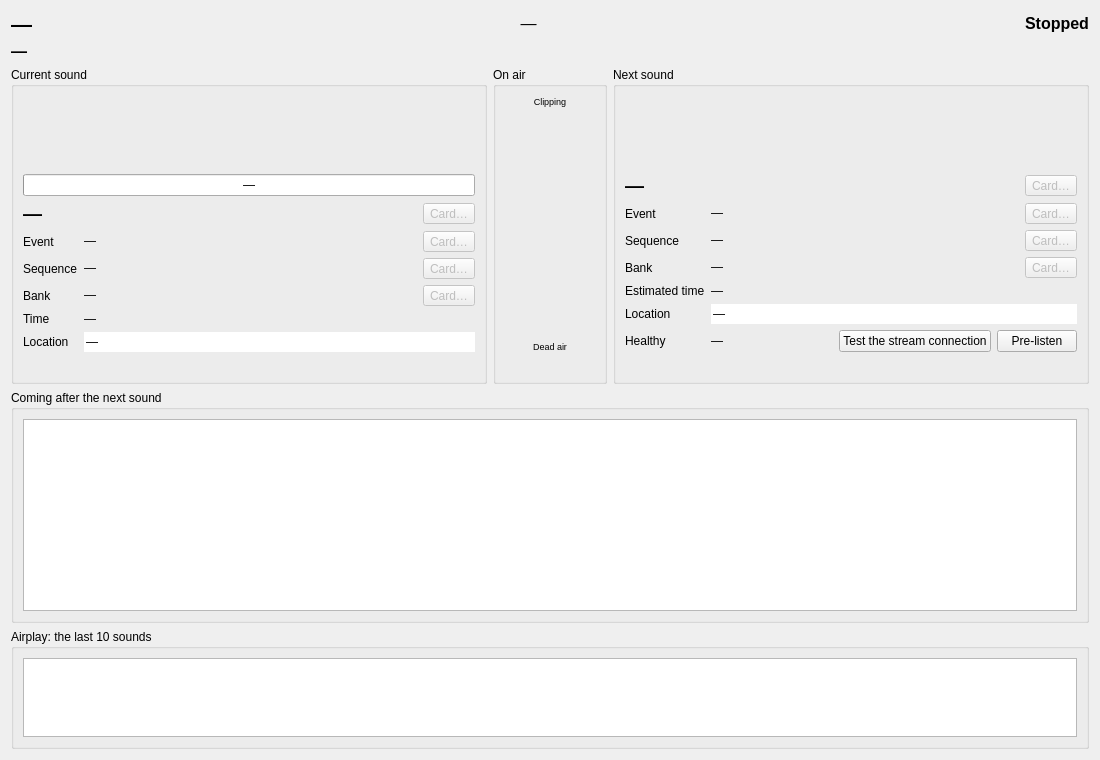
<?xml version="1.0" encoding="UTF-8"?>
<ui version="4.0">
 <class>DefaultScreen</class>
 <widget class="QWidget" name="DefaultScreen">
  <property name="geometry">
   <rect>
    <x>0</x>
    <y>0</y>
    <width>1100</width>
    <height>760</height>
   </rect>
  </property>
  <property name="windowTitle">
   <string notr="true">MachinCast</string>
  </property>
  <layout class="QVBoxLayout" name="arrangement">
   <item>
    <layout class="QHBoxLayout" name="banner" stretch="0,1,0">
     <item>
      <widget class="QLabel" name="hour">
       <property name="font">
        <font>
         <pointsize>16</pointsize><bold>true</bold>
        </font>
       </property>
       <property name="text">
        <string notr="true">—</string>
       </property>
       <property name="textInteractionFlags">
        <set>Qt::TextInteractionFlag::TextSelectableByMouse</set>
       </property>
      </widget>
     </item>
     <item>
      <widget class="QLabel" name="public_text">
       <property name="toolTip">
        <string>What the public outputs show of the current sound</string>
       </property>
       <property name="font">
        <font>
         <pointsize>12</pointsize>
         <italic>true</italic>
        </font>
       </property>
       <property name="text">
        <string notr="true">—</string>
       </property>
       <property name="alignment">
        <set>Qt::AlignmentFlag::AlignCenter</set>
       </property>
       <property name="wordWrap">
        <bool>true</bool>
       </property>
       <property name="textInteractionFlags">
        <set>Qt::TextInteractionFlag::TextSelectableByMouse</set>
       </property>
      </widget>
     </item>
     <item>
      <widget class="QLabel" name="playback_state">
       <property name="toolTip">
        <string>State of Machin player</string>
       </property>
       <property name="font">
        <font>
         <pointsize>12</pointsize><bold>true</bold>
        </font>
       </property>
       <property name="text">
        <string>Stopped</string>
       </property>
       <property name="textInteractionFlags">
        <set>Qt::TextInteractionFlag::TextSelectableByMouse</set>
       </property>
      </widget>
     </item>
    </layout>
   </item>
   <item>
    <layout class="QHBoxLayout" name="on_air_event_line" stretch="1">
     <item>
      <widget class="QLabel" name="on_air_event">
       <property name="toolTip">
        <string>Event on air</string>
       </property>
       <property name="font">
        <font>
         <pointsize>12</pointsize><bold>true</bold>
        </font>
       </property>
       <property name="text">
        <string notr="true">—</string>
       </property>
       <property name="textInteractionFlags">
        <set>Qt::TextInteractionFlag::TextSelectableByMouse</set>
       </property>
       <property name="wordWrap">
        <bool>true</bool>
       </property>
      </widget>
     </item>
    </layout>
   </item>
   <item>
    <layout class="QHBoxLayout" name="sounds" stretch="1,0,1">
     <item>
      <widget class="QGroupBox" name="ongoing_frame">
       <property name="title">
        <string>Current sound</string>
       </property>
       <layout class="QVBoxLayout" name="ongoing_layout">
        <item>
         <widget class="QWidget" name="ongoing_timeline_place" native="true">
          <property name="toolTip">
           <string>Waveform, silences and fades of the current sound, as the broadcast plays it</string>
          </property>
          <property name="minimumSize">
           <size>
            <width>0</width>
            <height>72</height>
           </size>
          </property>
         </widget>
        </item>
        <item>
         <widget class="QProgressBar" name="ongoing_progress">
          <property name="maximum">
           <number>100</number>
          </property>
          <property name="value">
           <number>0</number>
          </property>
          <property name="format">
           <string notr="true">—</string>
          </property>
         </widget>
        </item>
        <item>
         <layout class="QHBoxLayout" name="ongoing_title_line" stretch="1,0">
          <item>
           <widget class="QLabel" name="ongoing_title">
       <property name="font">
        <font>
         <pointsize>14</pointsize><bold>true</bold>
        </font>
       </property>
       <property name="text">
        <string notr="true">—</string>
       </property>
       <property name="textInteractionFlags">
        <set>Qt::TextInteractionFlag::TextSelectableByMouse</set>
       </property>
       <property name="wordWrap">
        <bool>true</bool>
       </property>
      </widget>
          </item>
          <item>
           <widget class="QToolButton" name="open_ongoing_sound">
          <property name="toolTip">
           <string>Open the card of the sound</string>
          </property>
          <property name="text">
           <string>Card…</string>
          </property>
          <property name="enabled">
           <bool>false</bool>
          </property>
         </widget>
          </item>
         </layout>
        </item>
        <item>
         <layout class="QFormLayout" name="ongoing_form">
          <item row="0" column="0">
           <widget class="QLabel" name="ongoing_event_heading">
            <property name="text">
             <string>Event</string>
            </property>
           </widget>
          </item>
          <item row="0" column="1">
           <layout class="QHBoxLayout" name="ongoing_event_line" stretch="1,0">
            <item>
             <widget class="QLabel" name="ongoing_event">
       <property name="text">
        <string notr="true">—</string>
       </property>
       <property name="textInteractionFlags">
        <set>Qt::TextInteractionFlag::TextSelectableByMouse</set>
       </property>
       <property name="wordWrap">
        <bool>true</bool>
       </property>
      </widget>
            </item>
            <item>
             <widget class="QToolButton" name="open_ongoing_event">
          <property name="toolTip">
           <string>Open the card of the event</string>
          </property>
          <property name="text">
           <string>Card…</string>
          </property>
          <property name="enabled">
           <bool>false</bool>
          </property>
         </widget>
            </item>
           </layout>
          </item>
          <item row="1" column="0">
           <widget class="QLabel" name="ongoing_sequence_heading">
            <property name="text">
             <string>Sequence</string>
            </property>
           </widget>
          </item>
          <item row="1" column="1">
           <layout class="QHBoxLayout" name="ongoing_sequence_line" stretch="1,0">
            <item>
           <widget class="QLabel" name="ongoing_sequence">
       <property name="text">
        <string notr="true">—</string>
       </property>
       <property name="textInteractionFlags">
        <set>Qt::TextInteractionFlag::TextSelectableByMouse</set>
       </property>
       <property name="wordWrap">
        <bool>true</bool>
       </property>
      </widget>
            </item>
            <item>
             <widget class="QToolButton" name="open_ongoing_sequence">
          <property name="toolTip">
           <string>Open the card of the sequence</string>
          </property>
          <property name="text">
           <string>Card…</string>
          </property>
          <property name="enabled">
           <bool>false</bool>
          </property>
         </widget>
            </item>
           </layout>
          </item>
          <item row="2" column="0">
           <widget class="QLabel" name="ongoing_bank_heading">
            <property name="text">
             <string>Bank</string>
            </property>
           </widget>
          </item>
          <item row="2" column="1">
           <layout class="QHBoxLayout" name="ongoing_bank_line" stretch="1,0">
            <item>
           <widget class="QLabel" name="ongoing_bank">
       <property name="text">
        <string notr="true">—</string>
       </property>
       <property name="textInteractionFlags">
        <set>Qt::TextInteractionFlag::TextSelectableByMouse</set>
       </property>
       <property name="wordWrap">
        <bool>true</bool>
       </property>
      </widget>
            </item>
            <item>
             <widget class="QToolButton" name="open_ongoing_bank">
          <property name="toolTip">
           <string>Open the card of the bank</string>
          </property>
          <property name="text">
           <string>Card…</string>
          </property>
          <property name="enabled">
           <bool>false</bool>
          </property>
         </widget>
            </item>
           </layout>
          </item>
          <item row="3" column="0">
           <widget class="QLabel" name="ongoing_schedule_heading">
            <property name="text">
             <string>Time</string>
            </property>
           </widget>
          </item>
          <item row="3" column="1">
           <widget class="QLabel" name="ongoing_schedule">
       <property name="text">
        <string notr="true">—</string>
       </property>
       <property name="textInteractionFlags">
        <set>Qt::TextInteractionFlag::TextSelectableByMouse</set>
       </property>
       <property name="wordWrap">
        <bool>true</bool>
       </property>
      </widget>
          </item>
          <item row="4" column="0">
           <widget class="QLabel" name="ongoing_location_heading">
            <property name="text">
             <string>Location</string>
            </property>
           </widget>
          </item>
          <item row="4" column="1">
           <widget class="QLineEdit" name="ongoing_location">
            <property name="text">
             <string notr="true">—</string>
            </property>
            <property name="frame">
             <bool>false</bool>
            </property>
            <property name="readOnly">
             <bool>true</bool>
            </property>
           </widget>
          </item>
         </layout>
        </item>
        <item>
         <spacer name="pack_ongoing">
          <property name="orientation">
           <enum>Qt::Orientation::Vertical</enum>
          </property>
          <property name="sizeHint" stdset="0">
           <size>
            <width>0</width>
            <height>0</height>
           </size>
          </property>
         </spacer>
        </item>
       </layout>
      </widget>
     </item>
     <item>
      <widget class="QGroupBox" name="on_air_column">
       <property name="maximumSize">
        <size>
         <width>140</width>
         <height>16777215</height>
        </size>
       </property>
       <property name="title">
        <string>On air</string>
       </property>
       <layout class="QVBoxLayout" name="on_air_layout" stretch="0,1,0,0">
        <item>
         <widget class="QLabel" name="clipping_light">
          <property name="font">
           <font>
            <pointsize>7</pointsize>
           </font>
          </property>
          <property name="toolTip">
           <string>A peak at -1 dBFS or more, in the last 3 seconds</string>
          </property>
          <property name="text">
           <string>Clipping</string>
          </property>
          <property name="alignment">
           <set>Qt::AlignmentFlag::AlignCenter</set>
          </property>
         </widget>
        </item>
        <item>
         <widget class="QWidget" name="vu_meter_place" native="true">
          <property name="sizePolicy">
           <sizepolicy hsizetype="Preferred" vsizetype="Expanding">
            <horstretch>0</horstretch>
            <verstretch>1</verstretch>
           </sizepolicy>
          </property>
          <property name="minimumSize">
           <size>
            <width>90</width>
            <height>160</height>
           </size>
          </property>
         </widget>
        </item>
        <item>
         <widget class="QLabel" name="dead_air_light">
          <property name="font">
           <font>
            <pointsize>7</pointsize>
           </font>
          </property>
          <property name="toolTip">
           <string>More than 5 seconds below -50 dBFS</string>
          </property>
          <property name="text">
           <string>Dead air</string>
          </property>
          <property name="alignment">
           <set>Qt::AlignmentFlag::AlignCenter</set>
          </property>
         </widget>
        </item>
        <item>
         <widget class="QLabel" name="monitor_state">
          <property name="text">
           <string/>
          </property>
          <property name="wordWrap">
           <bool>true</bool>
          </property>
         </widget>
        </item>
       </layout>
      </widget>
     </item>
     <item>
      <widget class="QGroupBox" name="next_frame">
       <property name="title">
        <string>Next sound</string>
       </property>
       <layout class="QVBoxLayout" name="next_layout">
        <item>
         <widget class="QWidget" name="next_timeline_place" native="true">
          <property name="toolTip">
           <string>Waveform, silences and fades of the next sound, as the broadcast will play it</string>
          </property>
          <property name="minimumSize">
           <size>
            <width>0</width>
            <height>72</height>
           </size>
          </property>
         </widget>
        </item>
        <item>
         <layout class="QHBoxLayout" name="next_title_line" stretch="1,0">
          <item>
           <widget class="QLabel" name="next_title">
       <property name="font">
        <font>
         <pointsize>14</pointsize><bold>true</bold>
        </font>
       </property>
       <property name="text">
        <string notr="true">—</string>
       </property>
       <property name="textInteractionFlags">
        <set>Qt::TextInteractionFlag::TextSelectableByMouse</set>
       </property>
       <property name="wordWrap">
        <bool>true</bool>
       </property>
      </widget>
          </item>
          <item>
           <widget class="QToolButton" name="open_next_sound">
          <property name="toolTip">
           <string>Open the card of the sound</string>
          </property>
          <property name="text">
           <string>Card…</string>
          </property>
          <property name="enabled">
           <bool>false</bool>
          </property>
         </widget>
          </item>
         </layout>
        </item>
        <item>
         <layout class="QFormLayout" name="next_form">
          <item row="0" column="0">
           <widget class="QLabel" name="next_event_heading">
            <property name="text">
             <string>Event</string>
            </property>
           </widget>
          </item>
          <item row="0" column="1">
           <layout class="QHBoxLayout" name="next_event_line" stretch="1,0">
            <item>
             <widget class="QLabel" name="next_event">
       <property name="text">
        <string notr="true">—</string>
       </property>
       <property name="textInteractionFlags">
        <set>Qt::TextInteractionFlag::TextSelectableByMouse</set>
       </property>
       <property name="wordWrap">
        <bool>true</bool>
       </property>
      </widget>
            </item>
            <item>
             <widget class="QToolButton" name="open_next_event">
          <property name="toolTip">
           <string>Open the card of the event</string>
          </property>
          <property name="text">
           <string>Card…</string>
          </property>
          <property name="enabled">
           <bool>false</bool>
          </property>
         </widget>
            </item>
           </layout>
          </item>
          <item row="1" column="0">
           <widget class="QLabel" name="next_sequence_heading">
            <property name="text">
             <string>Sequence</string>
            </property>
           </widget>
          </item>
          <item row="1" column="1">
           <layout class="QHBoxLayout" name="next_sequence_line" stretch="1,0">
            <item>
           <widget class="QLabel" name="next_sequence">
       <property name="text">
        <string notr="true">—</string>
       </property>
       <property name="textInteractionFlags">
        <set>Qt::TextInteractionFlag::TextSelectableByMouse</set>
       </property>
       <property name="wordWrap">
        <bool>true</bool>
       </property>
      </widget>
            </item>
            <item>
             <widget class="QToolButton" name="open_next_sequence">
          <property name="toolTip">
           <string>Open the card of the sequence</string>
          </property>
          <property name="text">
           <string>Card…</string>
          </property>
          <property name="enabled">
           <bool>false</bool>
          </property>
         </widget>
            </item>
           </layout>
          </item>
          <item row="2" column="0">
           <widget class="QLabel" name="next_bank_heading">
            <property name="text">
             <string>Bank</string>
            </property>
           </widget>
          </item>
          <item row="2" column="1">
           <layout class="QHBoxLayout" name="next_bank_line" stretch="1,0">
            <item>
           <widget class="QLabel" name="next_bank">
       <property name="text">
        <string notr="true">—</string>
       </property>
       <property name="textInteractionFlags">
        <set>Qt::TextInteractionFlag::TextSelectableByMouse</set>
       </property>
       <property name="wordWrap">
        <bool>true</bool>
       </property>
      </widget>
            </item>
            <item>
             <widget class="QToolButton" name="open_next_bank">
          <property name="toolTip">
           <string>Open the card of the bank</string>
          </property>
          <property name="text">
           <string>Card…</string>
          </property>
          <property name="enabled">
           <bool>false</bool>
          </property>
         </widget>
            </item>
           </layout>
          </item>
          <item row="3" column="0">
           <widget class="QLabel" name="next_schedule_heading">
            <property name="text">
             <string>Estimated time</string>
            </property>
           </widget>
          </item>
          <item row="3" column="1">
           <widget class="QLabel" name="next_schedule">
       <property name="text">
        <string notr="true">—</string>
       </property>
       <property name="textInteractionFlags">
        <set>Qt::TextInteractionFlag::TextSelectableByMouse</set>
       </property>
       <property name="wordWrap">
        <bool>true</bool>
       </property>
      </widget>
          </item>
          <item row="4" column="0">
           <widget class="QLabel" name="next_location_heading">
            <property name="text">
             <string>Location</string>
            </property>
           </widget>
          </item>
          <item row="4" column="1">
           <widget class="QLineEdit" name="next_location">
            <property name="text">
             <string notr="true">—</string>
            </property>
            <property name="frame">
             <bool>false</bool>
            </property>
            <property name="readOnly">
             <bool>true</bool>
            </property>
           </widget>
          </item>
          <item row="5" column="0">
           <widget class="QLabel" name="next_healthy_heading">
            <property name="text">
             <string>Healthy</string>
            </property>
           </widget>
          </item>
          <item row="5" column="1" colspan="2">
           <layout class="QHBoxLayout" name="next_healthy_line">
            <item>
             <widget class="QLabel" name="next_healthy">
              <property name="text">
               <string notr="true">—</string>
              </property>
              <property name="textInteractionFlags">
               <set>Qt::TextInteractionFlag::TextSelectableByMouse</set>
              </property>
             </widget>
            </item>
            <item>
             <spacer name="push_listened">
              <property name="orientation">
               <enum>Qt::Orientation::Horizontal</enum>
              </property>
              <property name="sizeHint" stdset="0">
               <size>
                <width>0</width>
                <height>0</height>
               </size>
              </property>
             </spacer>
            </item>
            <item>
             <widget class="QPushButton" name="test_next_stream">
              <property name="toolTip">
               <string>Connect to the stream of the next sound, without playing anything: does it receive sound, of what type, at what bitrate?</string>
              </property>
              <property name="text">
               <string>Test the stream connection</string>
              </property>
             </widget>
            </item>
            <item>
             <widget class="QPushButton" name="preview_next">
              <property name="toolTip">
               <string>Listen to the next sound on the pre-listen output, never on air</string>
              </property>
              <property name="text">
               <string>Pre-listen</string>
              </property>
             </widget>
            </item>
           </layout>
          </item>
          <item row="6" column="1" colspan="2">
           <widget class="QLabel" name="next_stream">
            <property name="wordWrap">
             <bool>true</bool>
            </property>
            <property name="textInteractionFlags">
             <set>Qt::TextInteractionFlag::TextSelectableByMouse</set>
            </property>
           </widget>
          </item>
         </layout>
        </item>
        <item>
         <spacer name="pack_next">
          <property name="orientation">
           <enum>Qt::Orientation::Vertical</enum>
          </property>
          <property name="sizeHint" stdset="0">
           <size>
            <width>0</width>
            <height>0</height>
           </size>
          </property>
         </spacer>
        </item>
       </layout>
      </widget>
     </item>
    </layout>
   </item>
   <item>
    <widget class="QGroupBox" name="upcoming_frame">
     <property name="title">
      <string>Coming after the next sound</string>
     </property>
     <layout class="QVBoxLayout" name="upcoming_layout">
      <item>
       <widget class="QTableView" name="upcoming_table">
        <property name="sizePolicy">
         <sizepolicy hsizetype="Expanding" vsizetype="Fixed">
          <horstretch>0</horstretch>
          <verstretch>0</verstretch>
         </sizepolicy>
        </property>
        <property name="toolTip">
         <string>The sounds planned after the next one, the furthest at the top. Double-click on a sound, an event, a sequence or a bank: open its card</string>
        </property>
        <property name="editTriggers">
         <set>QAbstractItemView::EditTrigger::NoEditTriggers</set>
        </property>
        <property name="alternatingRowColors">
         <bool>true</bool>
        </property>
        <property name="selectionBehavior">
         <enum>QAbstractItemView::SelectionBehavior::SelectRows</enum>
        </property>
        <property name="verticalScrollBarPolicy">
         <enum>Qt::ScrollBarPolicy::ScrollBarAlwaysOff</enum>
        </property>
        <attribute name="verticalHeaderVisible">
         <bool>false</bool>
        </attribute>
        <attribute name="horizontalHeaderStretchLastSection">
         <bool>true</bool>
        </attribute>
       </widget>
      </item>
     </layout>
    </widget>
   </item>
   <item>
    <widget class="QGroupBox" name="airplay_frame">
     <property name="title">
      <string>Airplay: the last 10 sounds</string>
     </property>
     <layout class="QVBoxLayout" name="airplay_layout">
      <item>
       <widget class="QTableView" name="table_airplay">
        <property name="toolTip">
         <string>Double-click on a sound, an event, a sequence or a bank: open its card</string>
        </property>
        <property name="editTriggers">
         <set>QAbstractItemView::EditTrigger::NoEditTriggers</set>
        </property>
        <property name="alternatingRowColors">
         <bool>true</bool>
        </property>
        <property name="selectionBehavior">
         <enum>QAbstractItemView::SelectionBehavior::SelectRows</enum>
        </property>
        <attribute name="verticalHeaderVisible">
         <bool>false</bool>
        </attribute>
        <attribute name="horizontalHeaderStretchLastSection">
         <bool>true</bool>
        </attribute>
       </widget>
      </item>
     </layout>
    </widget>
   </item>
  </layout>
 </widget>
 <resources/>
 <connections/>
</ui>
